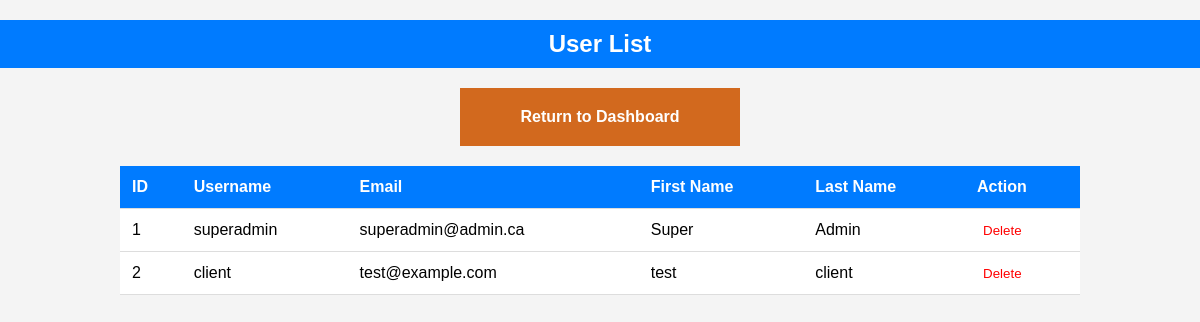
Page /view/admin/user_list.php (signed in) on the earlier database version.
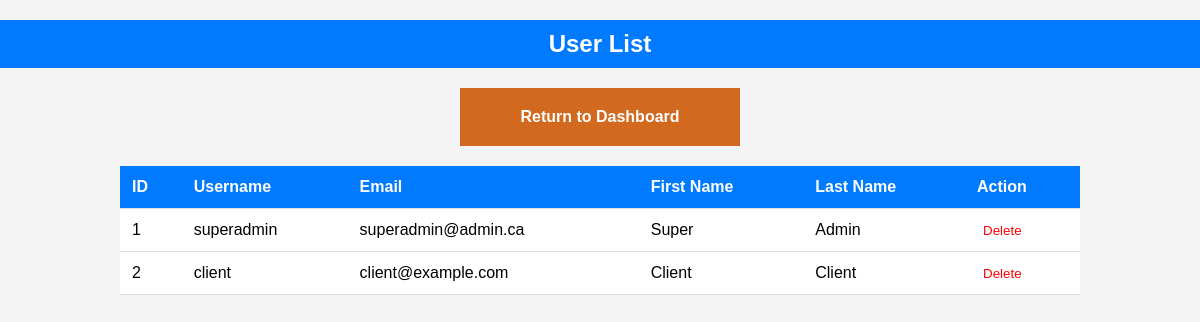
Same page on the later database version.
### tables this page shows
CREATE TABLE IF NOT EXISTS `user` (
  `id` bigint(20) NOT NULL AUTO_INCREMENT,
  `user_name` varchar(50) NOT NULL,
  `email` varchar(50) NOT NULL,
  `pwd` varchar(255) NOT NULL,
  `fname` varchar(50) NOT NULL,
  `lname` varchar(50) NOT NULL,
  `role_id` bigint(20) NOT NULL,
  PRIMARY KEY (`id`),
  UNIQUE KEY `user_name` (`user_name`),
  KEY `role_id` (`role_id`)
);

### controller/UserController.php (called while the page is built, shortened)
<?php
class UserController
{
    private $db;
    public function __construct($db)
    {
        $this->db = $db;
    }
    public function listUsers()
    {
        try {
            $query = "SELECT id, user_name, email, fname, lname FROM user";
            $stmt = $this->db->prepare($query);
            $stmt->execute();
            $this->users = $stmt->fetchAll(PDO::FETCH_ASSOC);
        } catch (PDOException $e) {
            echo "Erreur: " . $e->getMessage();
        }
    }
}

### view/admin/user_list.php (the view, shortened to what this page needs)
<?php
require_once __DIR__ . '/../../controller/UserController.php';
$db = connexionDB::getConnection();
$userController = new UserController($db);
$userController->listUsers();
$users = $userController->users;
?>
<!DOCTYPE html>
<html lang="en">
<head>
	<link rel="stylesheet" href="../../public/css/cursor.css">
</head>
<body>
	<h2 style="padding-bottom: 10px;">User List</h2>
	<a href="./dashboard.php" style="background-color: chocolate; color: #FFF; padding: 20px; text-decoration: none; text-align: center; font-weight: bold;">Return to Dashboard</a>
	<table>
		<tr>
			<th>ID</th>
			<th>Username</th>
			<th>Email</th>
			<th>First Name</th>
			<th>Last Name</th>
			<th>Action</th>
		</tr>
		<?php foreach ($users as $user) : ?>
		<tr>
			<td><?= htmlspecialchars($user['id']) ?></td>
			<td><?= htmlspecialchars($user['user_name']) ?></td>
			<td><?= htmlspecialchars($user['email']) ?></td>
			<td><?= htmlspecialchars($user['fname']) ?></td>
			<td><?= htmlspecialchars($user['lname']) ?></td>
			<td>
				<form action="user_list.php" method="POST">
					<button type="submit" class="delete-btn" onclick="return confirm('Are you sure you want to delete this user?');">Delete</button>
				</form>
			</td>
		</tr>
		<?php endforeach; ?>
	</table>
</body>
</html>

Differences in the rows shown:
changed user "client": email "test@example.com" → "client@example.com"; fname "test" → "Client"; lname "client" → "Client"
